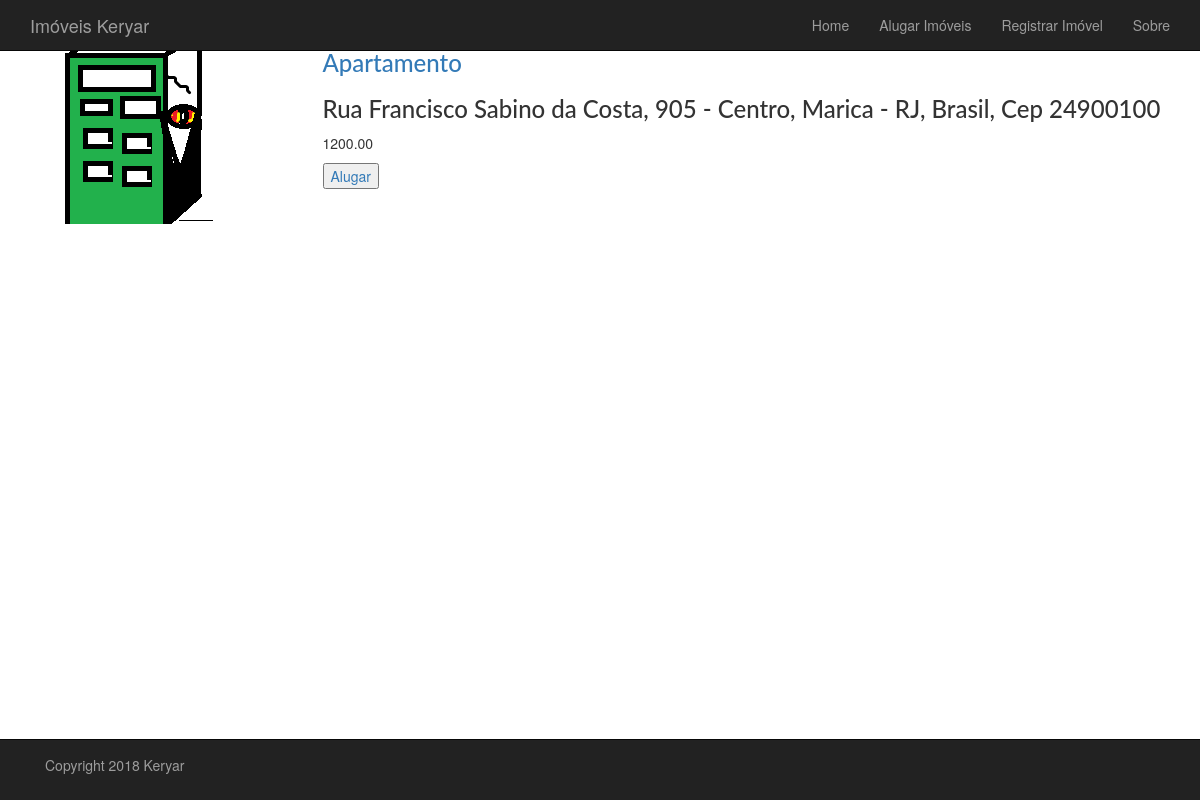
The app's page /aluguel/19/905_avenidafranciscosabinodacosta_24900100/ with its own data.
### aluguel/models.py (models this page shows, shortened)
class Imovel(models.Model):
    categoria = models.ForeignKey(Categoria, related_name='imoveis')
    slug = models.SlugField(max_length=200, db_index=True, unique=True)
    imagem = models.ImageField(upload_to='aluguel/images/apts', blank=False)
    descricao = models.TextField(blank=True)
    dono = models.TextField(blank=True)
    preco = models.DecimalField(max_digits=10, decimal_places=2, db_index=True)
    numero = models.PositiveIntegerField()
    rua = models.CharField(max_length=200)
    bairro = models.CharField(max_length=200)
    cidade = models.CharField(max_length=200, db_index=True)
    estado = models.CharField(max_length=200)
    pais = models.CharField(max_length=200)
    cep = models.CharField(max_length=200)
    disponivel = models.BooleanField(default=True)
    data_cadastramento = models.DateTimeField(auto_now_add=True)
    data_atualizacao = models.DateTimeField(auto_now=True)
    endereco = models.TextField(blank=True)
    class Meta:
        ordering = ('cidade',)
        verbose_name = 'imovel'
        verbose_name_plural = 'imoveis'
    def get_absolute_path(self):
        return reverse('aluguel:exibe_imovel', args=[self.id, self.slug])

class Categoria(models.Model):
    nome = models.CharField(max_length=200, db_index=True)
    slug = models.SlugField(max_length=200, db_index=True, unique=True)
    class Meta:
        ordering = ('nome',)
        verbose_name = 'categoria'
        verbose_name_plural = 'categorias'
    def get_absolute_path(self):
        return reverse('aluguel:lista_imoveis_por_categoria', args=[self.slug])

### aluguel/views.py (the view)
# urls.py: url(r'^(?P<id>\d+)/(?P<slug_do_imovel>[-\w]+)/$', views.exibe_imovel, name='exibe_imovel'),
def exibe_imovel(request, id, slug_do_imovel):
    imovel = get_object_or_404(Imovel, id=id,
                               slug=slug_do_imovel, disponivel=True)
    return render(request, 'aluguel/imovel/exibe.html', {'imovel': imovel})

### aluguel/templates/aluguel/imovel/exibe.html
{% extends "base.html" %}
{% load static %}
{% block conteudo %}
    <div class="container">
        <div class="row">
            <div class="col-sm-3">
                <a href="#">
                    <img class="img-rounded img-responsive center-block" src="{{imovel.imagem.url}}">
                </a>
            </div>
            <div class="col-sm-9">
                <h3><a href="{{ imovel.categoria.get_absolute_path }}">{{ imovel.categoria.nome }}</a></h3>
                <h3>{{ imovel.endereco }}</h3>
                <p>{{imovel.preco}}</p>
                <a href="{{ imovel.get_absolute_path}}sucesso">
                   <input type="button" value="Alugar" />
                </a>
            </div>
        </div>
    </div>
{% endblock %}

### projectbase/static/projectbase/css/styles.css (style rules this page uses)
h1,h2,h3,h4,h5,h6 { font-family: "Lato", sans-serif }
body { padding-top: 30px; padding-bottom: 70px; background-color: white; }

### records on screen
Imovel: imagem (picture), categoria.nome "Apartamento", endereco "Rua Francisco Sabino da Costa, 905 - Centro, Marica - RJ, Brasil, Cep 24900100", preco "1200.00"
